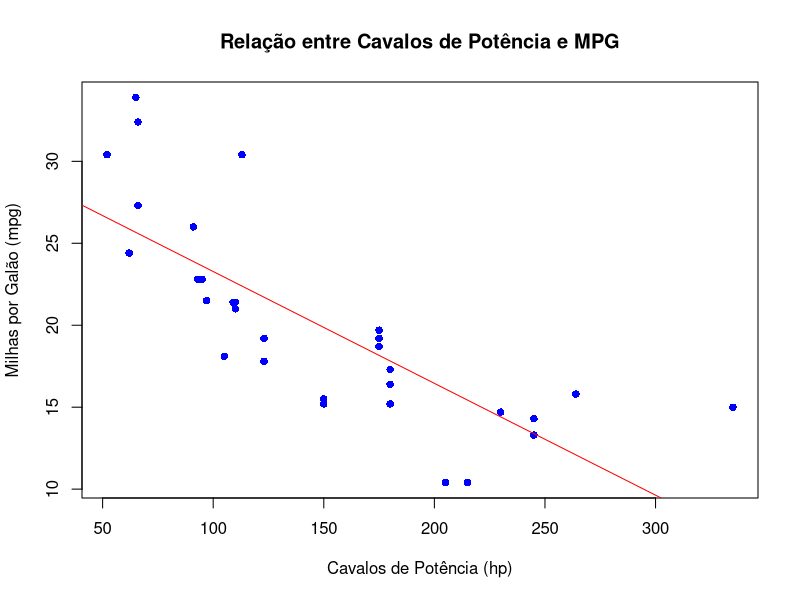

Write R code to recreate this figure.
## ---- chunk 1
# Carregar o dataset mtcars
data(mtcars)
head(mtcars)
## ---- chunk 2
# Correlação entre mpg e hp
cor_mpg_hp <- cor(mtcars$mpg, mtcars$hp)
print(paste("Correlação entre MPG e HP:", round(cor_mpg_hp, 2)))
## ---- chunk 3
# Correlação entre wt e qsec
cor_wt_qsec <- cor(mtcars$wt, mtcars$qsec)
print(paste("Correlação entre Peso e QSEC:", round(cor_wt_qsec, 2)))
## ---- chunk 4
library(dplyr)

# Selecionar apenas as colunas numéricas do mtcars
mtcars_numericas <- mtcars %>%
  select(mpg, cyl, disp, hp, drat, wt, qsec, vs, am, gear, carb)

# Calcular a matriz de correlação
matriz_correlacao <- cor(mtcars_numericas)
print(round(matriz_correlacao, 2)) # Arredondar para melhor visualização
## ---- chunk 5
# Gráfico de dispersão entre mpg e hp
plot(mtcars$hp, mtcars$mpg,
     main = "Relação entre Cavalos de Potência e MPG",
     xlab = "Cavalos de Potência (hp)",
     ylab = "Milhas por Galão (mpg)",
     pch = 16, # Tipo de ponto
     col = "blue") # Cor dos pontos

# Adicionar uma linha de tendência (opcional)
abline(lm(mpg ~ hp, data = mtcars), col = "red")
## ---- chunk 6
dados_exemplo_na <- data.frame(
  X = c(1, 2, 3, 4, 5),
  Y = c(2, 4, NA, 8, 10)
)

cor(dados_exemplo_na$X, dados_exemplo_na$Y)
cor(dados_exemplo_na$X, dados_exemplo_na$Y, use = "pairwise.complete.obs")
